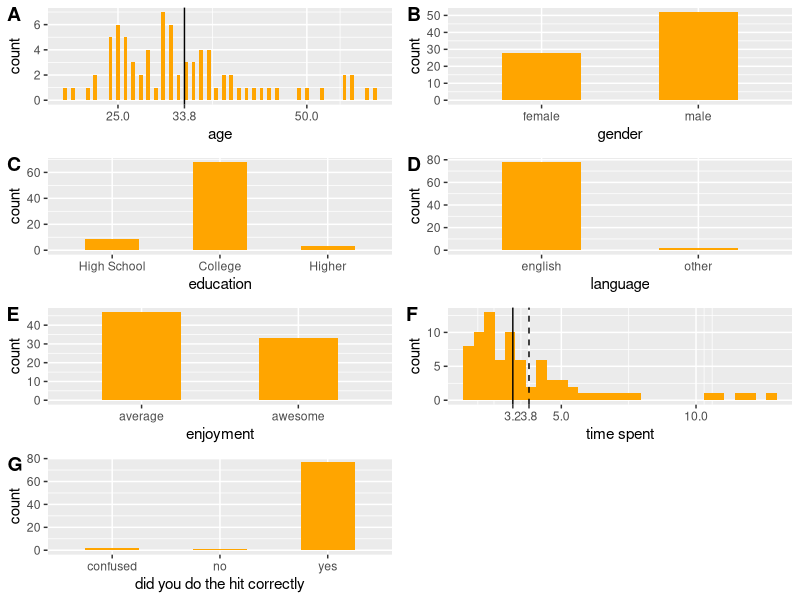
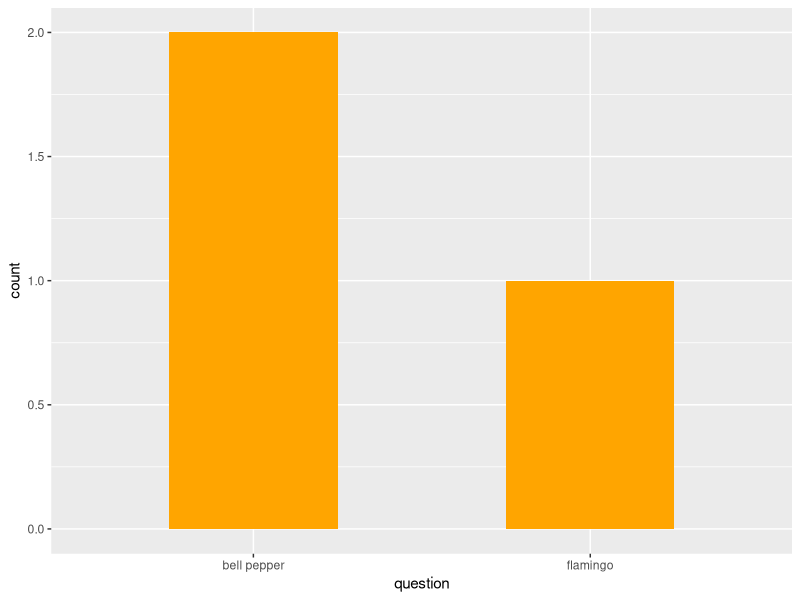
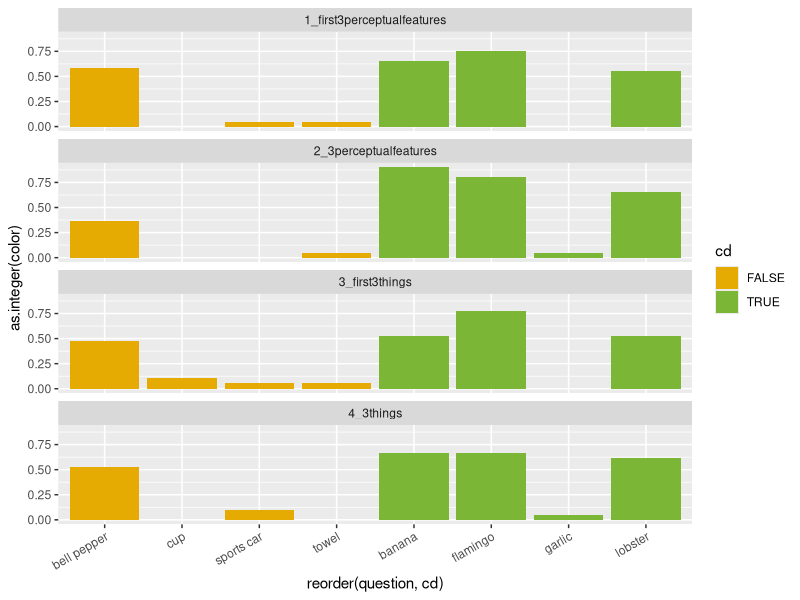

These figures' R source, in order:
## ---- chunk 1
knitr::opts_chunk$set(echo = TRUE)
## ---- chunk 2
library(cowplot)
library(tidyverse)
library(here)

df_import = read_csv(here("data","01_norming","01_pilot","01-04","data.csv")) %>% 
  # exclude test
  # weird filter property that it will exclude NAs
  filter(is.na(comments) | comments != "TEST")

df = df_import %>%
  select(feature1,feature2,feature3,obj_unknown,question,pilot,anon_worker_id) %>% 
  mutate_at(vars(feature1,feature2,feature3),funs(str_to_lower(.)))
## ---- chunk 3
# other info
engl_spellings = c("english", "englis", "eng")

df_subj = df_import %>% 
  select(age,gender,education,languages,enjoyment,timeSpent,HitCorrect,comments,anon_worker_id) %>% 
  distinct() %>% 
  mutate_at(vars(languages), funs(str_to_lower(.))) %>% 
  mutate_at(vars(languages), funs(ifelse(. %in% engl_spellings, "english", .))) %>% 
  mutate(lang=ifelse(languages == "english","english","other")) %>% 
  mutate_at(vars(age), funs(as.integer(.))) %>% 
  mutate_at(vars(enjoyment), 
            funs(ifelse(.==1,"average",
                        ifelse(.==2,"awesome","other")))) %>% 
  mutate_at(vars(HitCorrect),
            funs(ifelse(HitCorrect==0,"no",
                        ifelse(HitCorrect==404,"confused","yes")))) %>% 
  mutate(edu = ifelse(str_detect(education,"high_school"),"High School",
                      ifelse(str_detect(education,"college"),"College","Higher"))) %>% 
  mutate_at(vars(edu), funs(fct_relevel(.,"High School", "College", "Higher")))


mean_age = round(mean(df_subj$age),digits = 1)
p_age = ggplot(df_subj,aes(x=age)) +
  geom_bar(width = .5,
           fill = "orange") +
  geom_vline(xintercept= mean_age) +
  scale_x_continuous(breaks=c(25,50,75,mean_age))

p_gen = ggplot(df_subj,aes(x=gender)) +
  geom_bar(width = .5,
           fill = "orange")

p_edu = ggplot(df_subj,aes(x=edu)) +
  geom_bar(width = .5,
           fill = "orange") +
  xlab("education")
  # theme(axis.text.x = element_text(angle = 25, hjust = 1))

p_lang = ggplot(df_subj,aes(x=lang)) +
  geom_bar(width = .5,
           fill = "orange") +
  xlab("language")
  # theme(axis.text.x = element_text(angle=45,hjust=1))

p_enj = ggplot(df_subj,aes(x=enjoyment)) +
  geom_bar(width = .5,
           fill = "orange")

mean_time = round(mean(df_subj$timeSpent), digits = 1)
mean_time_nooutliers = round(mean(df_subj[df_subj$timeSpent<=9,]$timeSpent), digits = 1)
p_time = ggplot(df_subj,aes(x=timeSpent)) +
  geom_histogram(fill = "orange") +
  geom_vline(xintercept=mean_time_nooutliers) +
  geom_vline(xintercept=mean_time,linetype="dashed") +
  scale_x_continuous(breaks=c(mean_time_nooutliers,mean_time,floor(0),floor(5),floor(10))) +
  xlab("time spent")

p_HitCorrect = ggplot(df_subj,aes(x=HitCorrect)) +
  geom_bar(width = .5,
           fill = "orange") +
  xlab("did you do the hit correctly")

plot_grid(p_age,p_gen,p_edu,p_lang,p_enj,p_time,p_HitCorrect, labels = "AUTO", ncol = 2, align = 'v')

# unique(df_subj$comments)

## ---- chunk 4
ggplot(df[df$obj_unknown==TRUE,],aes(x=question)) +
  geom_bar(width = 0.5,
           fill = "orange")
## ---- chunk 5

# misspellings
yellow = c("hellow")

color_list = c("color", "colorful", "green", "orange", "pink", "red", "white", "yellow", "hellow")

cd_list = c("banana","flamingo","lobster","garlic")

df_cat = df %>%
  filter(obj_unknown==FALSE) %>% 
  # mutate(f1_cat = ifelse(sum(str_detect(feature1,color_list)) >= 1, T, F)) %>% 
  mutate(f1_cat = ifelse(feature1 %in% color_list, T, F)) %>% 
  mutate(f2_cat = ifelse(feature2 %in% color_list, T, F)) %>% 
  mutate(f3_cat = ifelse(feature3 %in% color_list, T, F)) %>% 
  mutate(cd = ifelse(question %in% cd_list, T, F))

## ---- chunk 6
df_plot = df_cat %>% 
  select(-obj_unknown) %>% 
  gather(feature_pos,color,f1_cat,f2_cat,f3_cat) %>% 
  # group_by(feature_pos,question,pilot,cd) %>% 
  # summarize(colorRatio = mean(color)) %>% 
  # ungroup() %>% 
  filter(feature_pos=="f1_cat")

# ggplot(df_plot,aes(x=reorder(question,cd), y=colorRatio, fill=pilot)) +
  # facet_wrap(vars(feature_pos),
  #            ncol=1) +
ggplot(df_plot,aes(x=reorder(question,cd), y=as.integer(color), fill=cd)) +
  facet_wrap(vars(pilot),
             ncol=1) +
  stat_summary(fun.y = "mean",
               geom = "bar") +
  stat_summary(fun.data = "mean_cl_boot",
               geom = "linerange",
               color = "darkgrey") +
  # geom_bar(width = .7, 
  #          position = "dodge", 
  #          stat = "identity") +
  theme(axis.text.x = element_text(angle = 30, hjust=1)) +
  # theme(legend.position = "none") +
  scale_fill_manual(values=c("#E6AB02", "#7CB637"))
